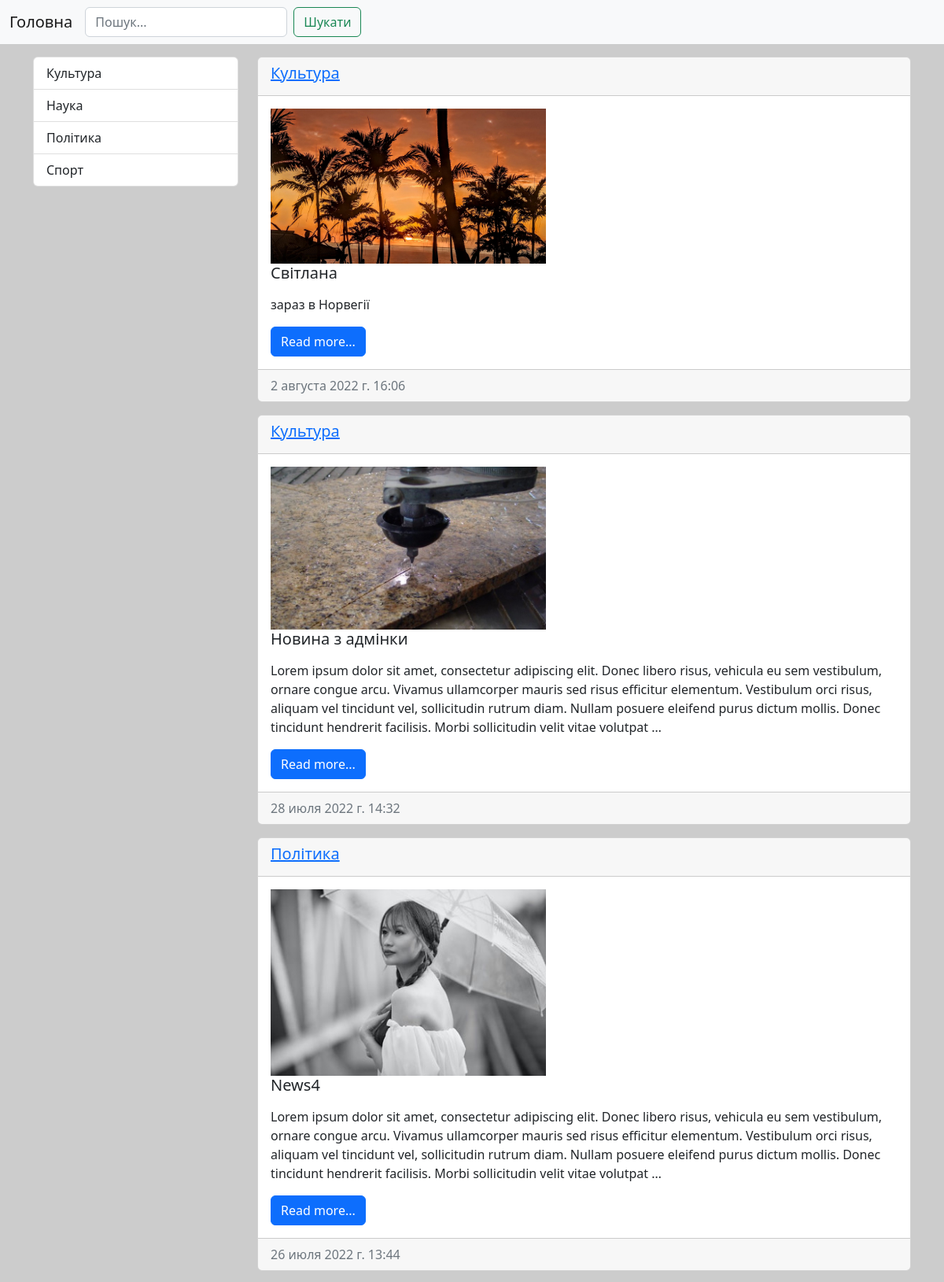
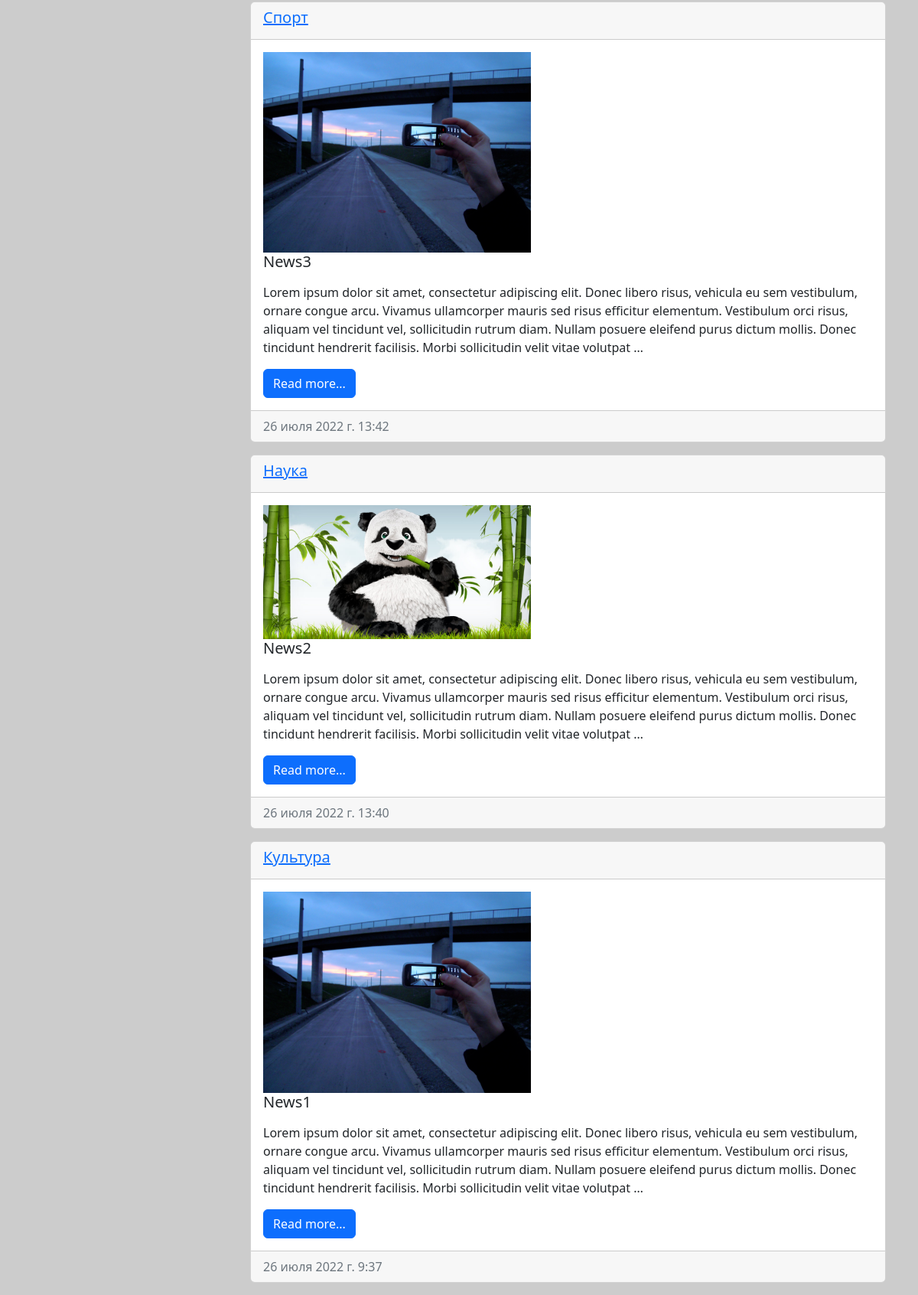
The page / on the database its author committed (2 pictures, top to bottom).
### news/models.py (models this page shows, shortened)
class Category(models.Model):
    title = models.CharField(max_length=150, db_index=True, verbose_name='Назва категорії')
    def get_absolute_url(self):
        return reverse('category', kwargs={"category_id": self.pk})
    def __str__(self):
        return self.title
    class Meta:
        verbose_name = 'Категорія'
        verbose_name_plural = 'категорії'
        ordering = ['title']

class News(models.Model):
    title = models.CharField(max_length=150, verbose_name='Назва')
    content = models.TextField(blank=True, verbose_name='Контент')
    created_at = models.DateTimeField(auto_now_add=True, verbose_name='Час публікації')
    update_at = models.DateTimeField(auto_now=True, verbose_name='Час оновлення')
    photo = models.ImageField(upload_to='photos/%Y%m%d/', verbose_name='Фото', blank=True)
    is_published = models.BooleanField(default=True, verbose_name='Стан публікації')
    category = models.ForeignKey('Category', verbose_name='Категорія', on_delete=models.PROTECT, null=True)
    def get_absolute_url(self):
        return reverse('view_news', kwargs={"news_id": self.pk})
    class Meta:
        verbose_name = 'Новина'
        verbose_name_plural = 'Новини'
        ordering = ['-created_at', 'title']

### news/views.py (the view)
# urls.py: path('', index, name='home'),
def index(request):
    news = News.objects.all()
    context = {
        'news': news,
    }
    return render(request, 'news/index.html', context)

### news/templatetags/news_tags.py (called while the page is built)
@register.inclusion_tag('news/list_categories.html')
def show_categories():
    categories = Category.objects.all()
    return {"categories": categories,}

### news/templates/news/index.html
{% extends 'base.html' %}
{% block sidebar %}
{% include 'inc/_sidebar.html' %}
{% endblock %}
{% block content %}
{% for item in news %}
<div class="card text mb-3">
    <div class="card-header">
        <h5><a href="{{ item.category.get_absolute_url }}"> {{ item.category }}</a></h5>
    </div>
    <div class="card-body">
        <div class="media">
            {% if item.photo %}
            <img src="{{ item.photo.url }}" alt="" width="350" class="mr-3">
            {% endif %}
            <div class="media-body">
                <h5 class="card-title">{{ item.title }}</h5>
                <p class="card-text">{{ item.content|safe|linebreaks|truncatewords:50 }}</p>
                <a href="{{ item.get_absolute_url }}" class="btn btn-primary">Read more...</a>
            </div>
        </div>
    </div>
    <div class="card-footer text-muted">
        {{ item.created_at }}
    </div>
</div>
{% endfor %}
{% endblock %}

### templates/base.html (shortened to what this page needs)
{% load static %}
<!doctype html>
<html lang="en">
<head>
    <link href="{% static 'bootstrap/css/bootstrap.min.css'%}"  rel="stylesheet">
    <link href="{% static 'css/style.css'%}"  rel="stylesheet">
</head>
<body>
{% include 'inc/_nav.html' %}
<div class="container mt-3">
    <div class="row">
        <div class="col-md-3">
            {% block sidebar %}SIDEBAR{% endblock %}
        </div>
        <div class="col-md-9">
            {% block content %}CONTENT{% endblock %}
        </div>
    </div>
</div>
</body>
</html>

### templates/inc/_nav.html (shortened to what this page needs)
<nav class="navbar navbar-expand-lg bg-light">
    <div class="container-fluid">
        <a class="navbar-brand" href="{% url 'home' %}">Головна</a>
        <div class="collapse navbar-collapse  " id="navbarSupportedContent">
            <form class="d-flex" role="search">
                <input class="form-control me-2" type="search" placeholder="Пошук..." aria-label="Пошук...">
                <button class="btn btn-outline-success" type="submit">Шукати</button>
            </form>
        </div>
    </div>
</nav>

### templates/inc/_sidebar.html (shortened to what this page needs)
{% load news_tags %}
{% show_categories %}

### news/templates/news/list_categories.html
<div class="list-group">
    {% for item in categories %}
    <a href="{{ item.get_absolute_url }}" class="list-group-item list-group-item-action">{{ item.title }}</a>
    {% endfor %}
</div>

### rows shown on the page
Category: title "Культура"
Category: title "Наука"
Category: title "Політика"
Category: title "Спорт"
News: category "Культура", photo (picture), title "Світлана", content "зараз в Норвегії", created_at "2 августа 2022 г. 16:06"
News: category "Культура", photo (picture), title "Новина з адмінки", content "Lorem ipsum dolor sit amet, consectetur adipiscing elit. Donec libero risus, vehicula eu sem vestibulum, ornare congue arcu. Vivamus ullamcorper mauris sed risus efficitur elementum. Vestibulum orci risus, aliquam vel tincidunt vel, sollicitudin rutrum diam. Nullam posuere eleifend purus dictum mollis. Donec tincidunt hendrerit facilisis. Morbi sollicitudin velit vitae volutpat …", created_at "28 июля 2022 г. 14:32"
News: category "Політика", photo (picture), title "News4", content "Lorem ipsum dolor sit amet, consectetur adipiscing elit. Donec libero risus, vehicula eu sem vestibulum, ornare congue arcu. Vivamus ullamcorper mauris sed risus efficitur elementum. Vestibulum orci risus, aliquam vel tincidunt vel, sollicitudin rutrum diam. Nullam posuere eleifend purus dictum mollis. Donec tincidunt hendrerit facilisis. Morbi sollicitudin velit vitae volutpat …", created_at "26 июля 2022 г. 13:44"
News: category "Спорт", photo (picture), title "News3", content "Lorem ipsum dolor sit amet, consectetur adipiscing elit. Donec libero risus, vehicula eu sem vestibulum, ornare congue arcu. Vivamus ullamcorper mauris sed risus efficitur elementum. Vestibulum orci risus, aliquam vel tincidunt vel, sollicitudin rutrum diam. Nullam posuere eleifend purus dictum mollis. Donec tincidunt hendrerit facilisis. Morbi sollicitudin velit vitae volutpat …", created_at "26 июля 2022 г. 13:42"
News: category "Наука", photo (picture), title "News2", content "Lorem ipsum dolor sit amet, consectetur adipiscing elit. Donec libero risus, vehicula eu sem vestibulum, ornare congue arcu. Vivamus ullamcorper mauris sed risus efficitur elementum. Vestibulum orci risus, aliquam vel tincidunt vel, sollicitudin rutrum diam. Nullam posuere eleifend purus dictum mollis. Donec tincidunt hendrerit facilisis. Morbi sollicitudin velit vitae volutpat …", created_at "26 июля 2022 г. 13:40"
News: category "Культура", photo (picture), title "News1", content "Lorem ipsum dolor sit amet, consectetur adipiscing elit. Donec libero risus, vehicula eu sem vestibulum, ornare congue arcu. Vivamus ullamcorper mauris sed risus efficitur elementum. Vestibulum orci risus, aliquam vel tincidunt vel, sollicitudin rutrum diam. Nullam posuere eleifend purus dictum mollis. Donec tincidunt hendrerit facilisis. Morbi sollicitudin velit vitae volutpat …", created_at "26 июля 2022 г. 9:37"
